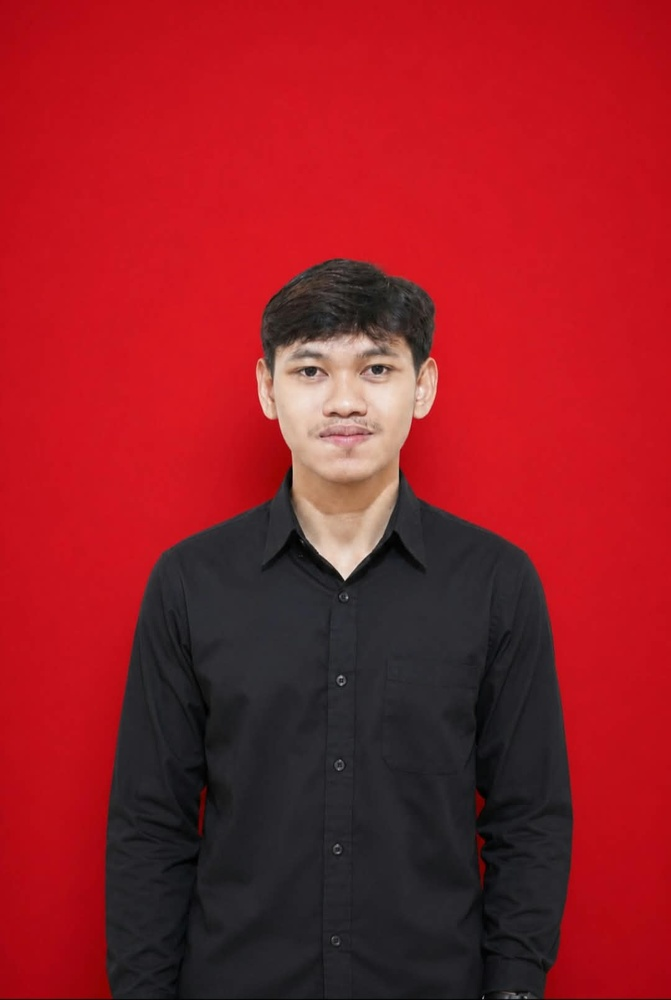
#> input picture pas foto.jpeg, 671 x 1000 px, shrunk from 1080 x 1610 before the run, found by its file name
$ jupyter execute Citra-digital.ipynb
#> lines starting #> are read from the running program, lines starting #| are printed output that depends on the picture
TUGAS PENGOLAHAN CITRA DIGITAL

Metode: Grayscale

Bahasa: Python

[cell 1]
from PIL import Image
import matplotlib.pyplot as plt

[cell 2]
# 1. Membuka foto yang dibuat di Paint
foto = Image.open("/content/drive/MyDrive/pas foto.jpeg")
#> foto is the input picture: PIL image 671x1000 RGB; mean R, G, B 147.4, 29.3, 36.9

[cell 3]
# 2. Mengubah foto berwarna menjadi grayscale
foto_gray = foto.convert("L")
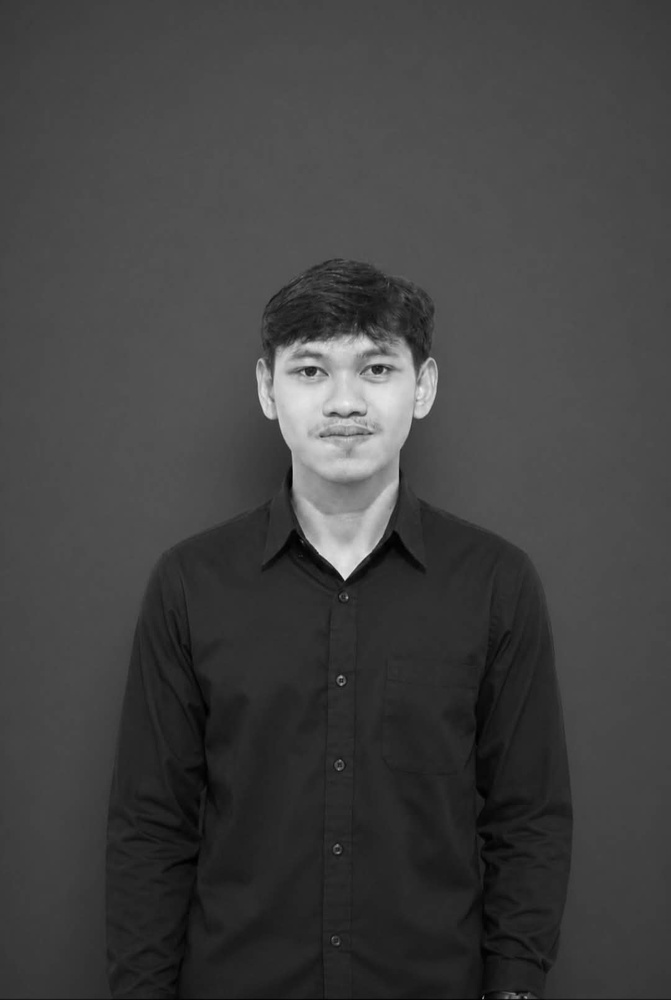
#> foto_gray: PIL image 671x1000 L; min 0, max 242, mean 65.5

[cell 4]
# 3. Menampilkan foto asli dan grayscale
plt.figure(figsize=(10, 5))

plt.subplot(1, 2, 1)
plt.imshow(foto)
plt.title("Foto Asli")
plt.axis("off")

plt.subplot(1, 2, 2)
plt.imshow(foto_gray, cmap="gray")
plt.title("Foto Grayscale")
plt.axis("off")

plt.show()
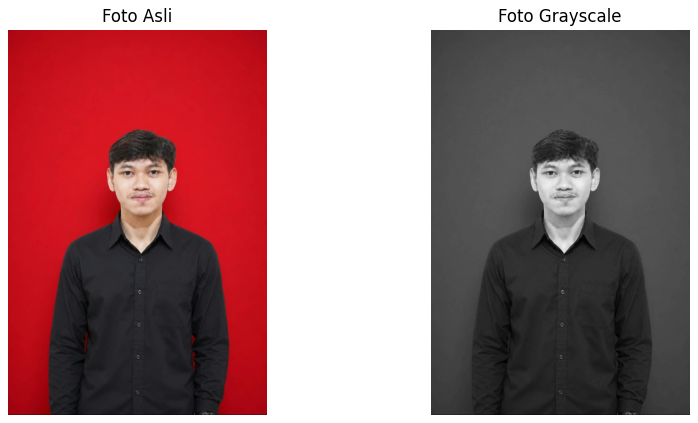
#> figure drawn by matplotlib, 2 panels
